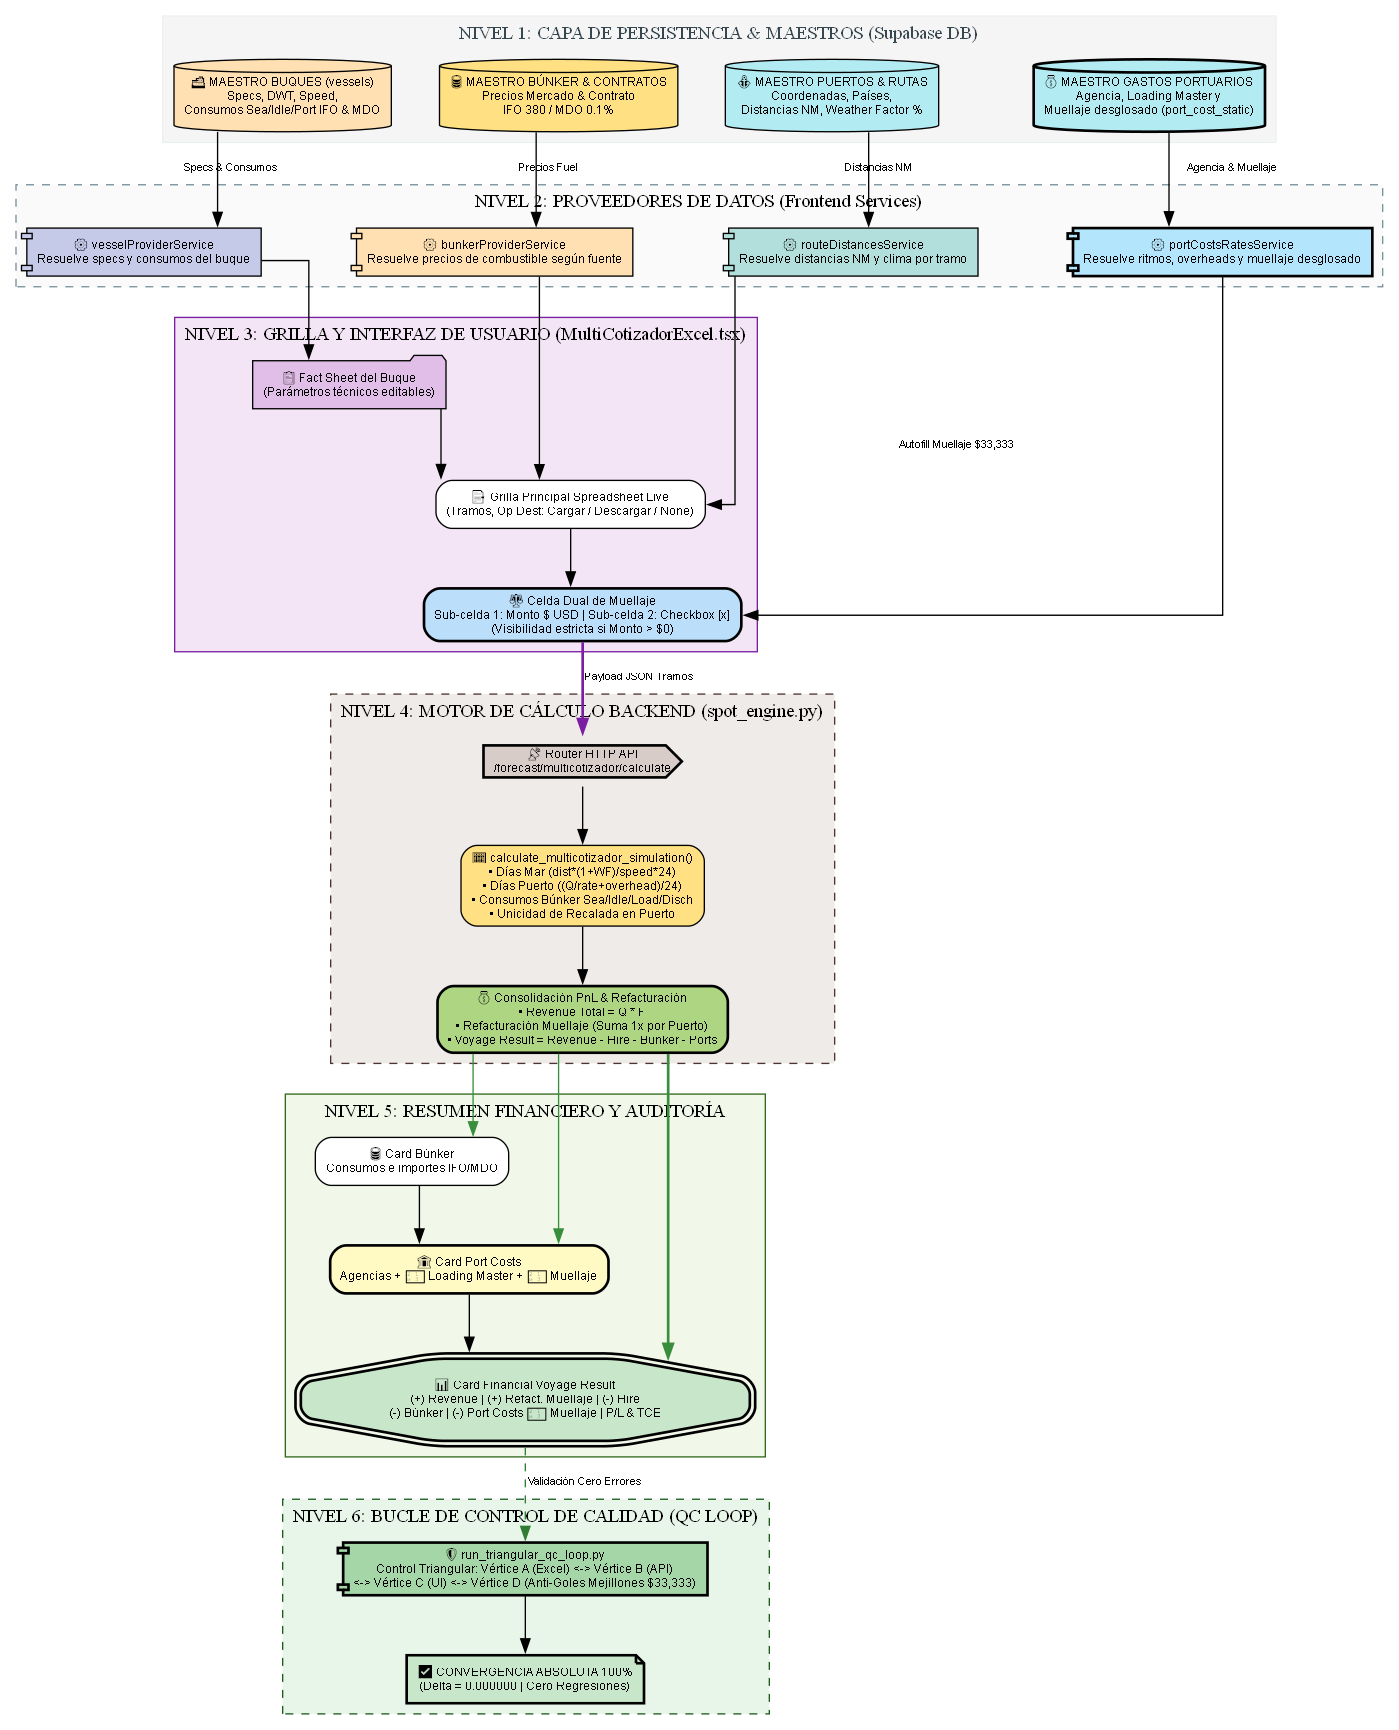

The Python source for this figure:
import os
import sys
import subprocess

def generate_multicotizador_flowchart():
    base_name = "FLUJOGRAMA_Arquitectura_Multicotizador_V1"
    output_dir = r"C:\Users\rguti\PETRAL.SMART.DASHBOARD\Desarrollo.Profesional\Obsidian.Refactorizacion.Multicotizador"
    
    print(f"Generando Flujograma con Capa 1 en Fila Horizontal: {base_name}...")
    
    # Path setup para Graphviz en Windows
    potential_paths = [
        r"C:\Program Files\Graphviz\bin",
        r"C:\Program Files (x86)\Graphviz\bin",
    ]
    for p in potential_paths:
        if os.path.exists(p) and p not in os.environ["PATH"]:
            os.environ["PATH"] += os.pathsep + p

    dot_content = """digraph MulticotizadorCascadeV1 {
    rankdir=TB;
    splines=ortho;
    nodesep=0.5;
    ranksep=0.6;
    
    node [shape=box, style="filled,rounded", fontname="Arial", fontsize=9];
    edge [fontname="Arial", fontsize=8];

    # ==========================================
    #  NIVEL 1: CAPA DE PERSISTENCIA (FILA HORIZONTAL)
    # ==========================================
    subgraph cluster_lvl1 {
        label = "NIVEL 1: CAPA DE PERSISTENCIA & MAESTROS (Supabase DB)"; 
        style="filled"; color="#ECEFF1"; fontcolor="#37474F"; fillcolor="#F5F5F5";
        
        { rank=same; DB_Vessels; DB_Ports; DB_PortCosts; DB_Bunker; }
        
        DB_Vessels [label="🚢 MAESTRO BUQUES (vessels)\\nSpecs, DWT, Speed,\\nConsumos Sea/Idle/Port IFO & MDO", shape=cylinder, fillcolor="#FFE0B2"];
        DB_Ports [label="⚓ MAESTRO PUERTOS & RUTAS\\nCoordenadas, Países,\\nDistancias NM, Weather Factor %", shape=cylinder, fillcolor="#B2EBF2"];
        DB_PortCosts [label="💰 MAESTRO GASTOS PORTUARIOS\\nAgencia, Loading Master y\\nMuellaje desglosado (port_cost_static)", shape=cylinder, fillcolor="#B2EBF2", penwidth=2];
        DB_Bunker [label="🛢️ MAESTRO BÚNKER & CONTRATOS\\nPrecios Mercado & Contrato\\nIFO 380 / MDO 0.1%", shape=cylinder, fillcolor="#FFE082"];

        DB_Vessels -> DB_Ports -> DB_PortCosts -> DB_Bunker [style=invis];
    }

    # ==========================================
    #  NIVEL 2: SERVICIOS PROVIDERS (FRONTEND REACT)
    # ==========================================
    subgraph cluster_lvl2 {
        label = "NIVEL 2: PROVEEDORES DE DATOS (Frontend Services)"; 
        style="filled,dashed"; color="#78909C"; fillcolor="#FAFAFA";
        
        { rank=same; S_Vessel; S_Bunker; S_Route; S_Port; }

        S_Vessel [label="⚙️ vesselProviderService\\nResuelve specs y consumos del buque", shape=component, fillcolor="#C5CAE9"];
        S_Bunker [label="⚙️ bunkerProviderService\\nResuelve precios de combustible según fuente", shape=component, fillcolor="#FFE0B2"];
        S_Route [label="⚙️ routeDistancesService\\nResuelve distancias NM y clima por tramo", shape=component, fillcolor="#B2DFDB"];
        S_Port [label="⚙️ portCostsRatesService\\nResuelve ritmos, overheads y muellaje desglosado", shape=component, fillcolor="#B3E5FC", penwidth=2];

        S_Vessel -> S_Bunker -> S_Route -> S_Port [style=invis];
    }

    # ==========================================
    #  NIVEL 3: INTERFAZ DE USUARIO (REACT FRONTEND)
    # ==========================================
    subgraph cluster_lvl3 {
        label = "NIVEL 3: GRILLA Y INTERFAZ DE USUARIO (MultiCotizadorExcel.tsx)"; 
        style="filled"; color="#7B1FA2"; fillcolor="#F3E5F5";
        
        UI_FactSheet [label="📋 Fact Sheet del Buque\\n(Parámetros técnicos editables)", shape=folder, fillcolor="#E1BEE7"];
        UI_Grid [label="📑 Grilla Principal Spreadsheet Live\\n(Tramos, Op Dest: Cargar / Descargar / None)", shape=box, fillcolor="white"];
        UI_MuellajeCell [label="⚖️ Celda Dual de Muellaje\\nSub-celda 1: Monto $ USD | Sub-celda 2: Checkbox [x]\\n(Visibilidad estricta si Monto > $0)", shape=box, fillcolor="#BBDEFB", penwidth=2];

        UI_FactSheet -> UI_Grid -> UI_MuellajeCell;
    }

    # ==========================================
    #  NIVEL 4: MOTOR DE CÁLCULO (GEEKSOFT ENGINE FASTAPI)
    # ==========================================
    subgraph cluster_lvl4 {
        label = "NIVEL 4: MOTOR DE CÁLCULO BACKEND (spot_engine.py)"; 
        style="filled,dashed"; color="#4E342E"; fillcolor="#EFEBE9";
        
        API_Endpoint [label="📡 Router HTTP API\\n/forecast/multicotizador/calculate", shape=cds, fillcolor="#D7CCC8", penwidth=2];
        Engine_Sim [label="🧮 calculate_multicotizador_simulation()\\n• Días Mar (dist*(1+WF)/speed*24)\\n• Días Puerto ((Q/rate+overhead)/24)\\n• Consumos Búnker Sea/Idle/Load/Disch\\n• Unicidad de Recalada en Puerto", shape=box, fillcolor="#FFE082"];
        Engine_PnL [label="💰 Consolidación PnL & Refacturación\\n• Revenue Total = Q * F\\n• Refacturación Muellaje (Suma 1x por Puerto)\\n• Voyage Result = Revenue - Hire - Bunker - Ports", shape=box, fillcolor="#AED581", penwidth=2];

        API_Endpoint -> Engine_Sim -> Engine_PnL;
    }

    # ==========================================
    #  NIVEL 5: OUTPUTS FINANCIEROS Y TARJETAS AUDITORÍA
    # ==========================================
    subgraph cluster_lvl5 {
        label = "NIVEL 5: RESUMEN FINANCIERO Y AUDITORÍA"; 
        style="filled"; color="#33691E"; fillcolor="#F1F8E9";
        
        Card_Bunker [label="🛢️ Card Búnker\\nConsumos e importes IFO/MDO", shape=rect, fillcolor="white"];
        Card_PortCosts [label="🏛️ Card Port Costs\\nAgencias + ↳ Loading Master + ↳ Muellaje", shape=rect, fillcolor="#FFF9C4", penwidth=2];
        Card_Financials [label="📊 Card Financial Voyage Result\\n(+) Revenue | (+) Refact. Muellaje | (-) Hire\\n(-) Búnker | (-) Port Costs ↳ Muellaje | P/L & TCE", shape=doubleoctagon, fillcolor="#C8E6C9", penwidth=2];

        Card_Bunker -> Card_PortCosts -> Card_Financials;
    }

    # ==========================================
    #  NIVEL 6: PROTOCOLO DE CONTROL DE CALIDAD (QC LOOP)
    # ==========================================
    subgraph cluster_lvl6 {
        label = "NIVEL 6: BUCLE DE CONTROL DE CALIDAD (QC LOOP)"; 
        style="filled,dashed"; color="#1B5E20"; fillcolor="#E8F5E9";
        
        QC_Master [label="🛡️ run_triangular_qc_loop.py\\nControl Triangular: Vértice A (Excel) <-> Vértice B (API)\\n<-> Vértice C (UI) <-> Vértice D (Anti-Goles Mejillones $33,333)", shape=component, fillcolor="#A5D6A7", penwidth=2];
        QC_Pass [label="✅ CONVERGENCIA ABSOLUTA 100%\\n(Delta = 0.000000 | Cero Regresiones)", shape=note, fillcolor="#C8E6C9", penwidth=2];

        QC_Master -> QC_Pass;
    }

    # ==========================================
    #  CONEXIONES VERTICALES DE CASCADA (FLUJO PRINCIPAL)
    # ==========================================
    
    # 1. DB -> Providers
    DB_Vessels -> S_Vessel [label=" Specs & Consumos"];
    DB_Ports -> S_Route [label=" Distancias NM"];
    DB_PortCosts -> S_Port [label=" Agencia & Muellaje"];
    DB_Bunker -> S_Bunker [label=" Precios Fuel"];

    # 2. Providers -> UI
    S_Vessel -> UI_FactSheet;
    S_Bunker -> UI_Grid;
    S_Route -> UI_Grid;
    S_Port -> UI_MuellajeCell [label=" Autofill Muellaje $33,333"];

    # 3. UI -> Engine API
    UI_MuellajeCell -> API_Endpoint [label=" Payload JSON Tramos", color="#7B1FA2", penwidth=2];

    # 4. Engine PnL -> Cards
    Engine_PnL -> Card_Bunker [color="#388E3C"];
    Engine_PnL -> Card_PortCosts [color="#388E3C"];
    Engine_PnL -> Card_Financials [color="#388E3C", penwidth=2];

    # 5. Financials -> QC Loop
    Card_Financials -> QC_Master [label=" Validación Cero Errores", color="#2E7D32", style=dashed];
}
"""

    dot_file_path = os.path.join(output_dir, f"{base_name}.dot")
    pdf_file_path = os.path.join(output_dir, f"{base_name}.pdf")
    png_file_path = os.path.join(output_dir, f"{base_name}.png")

    with open(dot_file_path, "w", encoding="utf-8") as f:
        f.write(dot_content)

    print(f"Archivo DOT guardado en: {dot_file_path}")

    # Ejecutar Graphviz via subprocess en UTF-8
    try:
        cmd_pdf = ["dot", "-Tpdf", dot_file_path, "-o", pdf_file_path]
        subprocess.run(cmd_pdf, check=True)
        print(f"[OK] PDF Generado Exitosamente: {pdf_file_path}")

        cmd_png = ["dot", "-Tpng", dot_file_path, "-o", png_file_path]
        subprocess.run(cmd_png, check=True)
        print(f"[OK] PNG Generado Exitosamente: {png_file_path}")

    except Exception as e:
        print(f"Error renderizando Graphviz con dot.exe: {e}")

if __name__ == "__main__":
    generate_multicotizador_flowchart()
